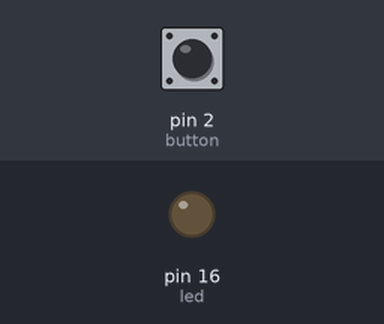
A program run on a simulated MicroPython board. Shown: output pins drawn as LEDs (lit = HIGH). Inputs (shaded band) come from the test bench; at power-on: pin 2 (button) LOW.

Above: at 1.2 s.
1.3 s: pin 2 (button) pulled HIGH for 0.6 s
At 1.9 s:
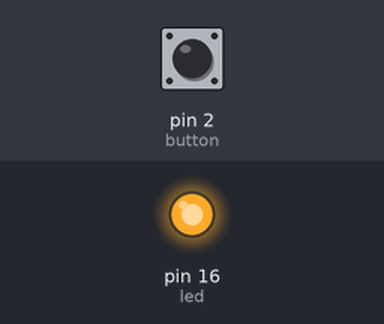
3.5 s: pin 2 (button) pulled HIGH for 3.2 s
At 7.8 s:
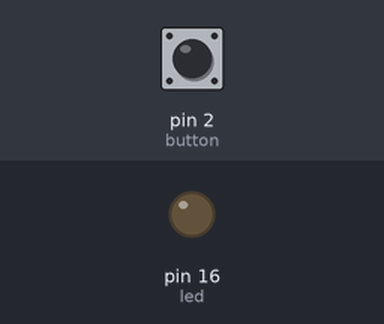
Timing chart, 0 to 9.3 s (numbered marks = the images above; inputs shaded):
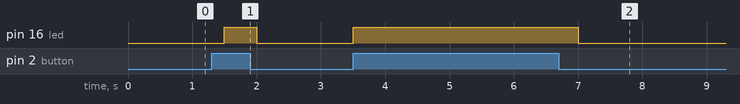

Measured:
- after the input at 1.3 s, pin 16 (led): LOW → HIGH after 0.20 s, → LOW 0.50 s later
- after the input at 3.5 s, pin 16 (led): LOW → HIGH at once, → LOW 3.5 s later

The program:

main.py
```python
#EJERCICIO: Realizar un montaje que sea necesario pulsar 1 boton para que se encienda el led. - Medina Beltran Carlos Alberto 18212216

from machine import Pin
import time

button=Pin(2,Pin.IN)
led=Pin(16,Pin.OUT)

while True:
    state=button.value()
    led.value(state)
    time.sleep(0.5)
```
